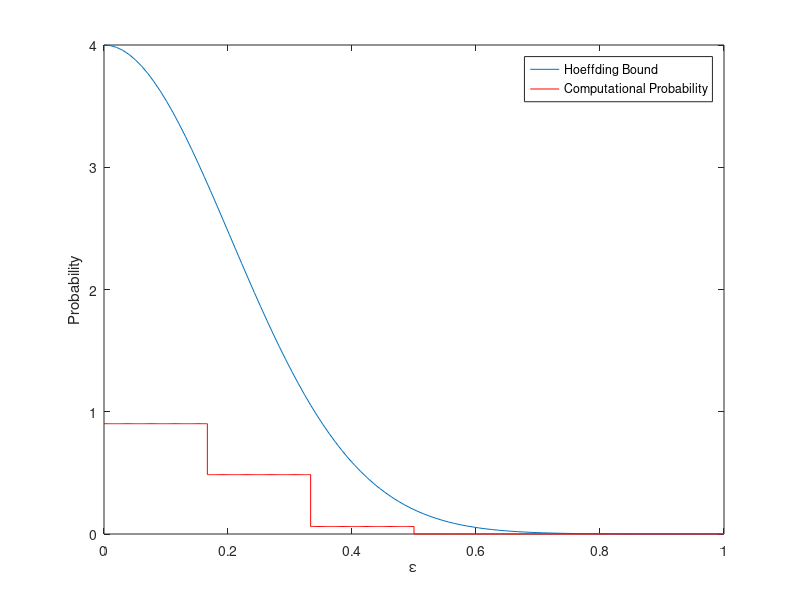

Write MATLAB code to recreate this figure.
figure;
x = linspace(0, 1);
y = 4*exp(-12*x.^2); 
x1 = linspace(0, 0.1667);
x2 = linspace(0.1667, 0.3333);
x3 = linspace(0.3333, 0.5);
x4 = linspace(0.5,1);
xii = [x1,x2,x3,x4];
z = 0.9023 * ones(1, length(x1));
i = 0.4856 * ones(1, length(x2));
j = 0.0615 * ones(1, length(x3));
k = 0 * ones(1, length(x4));
yii = [z,i,j,k];

plot(x,y);
hold on
%plot(0:0.1667,z,'b', 0.1667:0.3333,i, 0.3333:0.5, j, 0.5:1,k,'Color','r');
plot(xii,yii,'Color','r');
xlabel('\epsilon')
ylabel('Probability')
hold off
legend({'Hoeffding Bound', 'Computational Probability'},'location','northeast')
